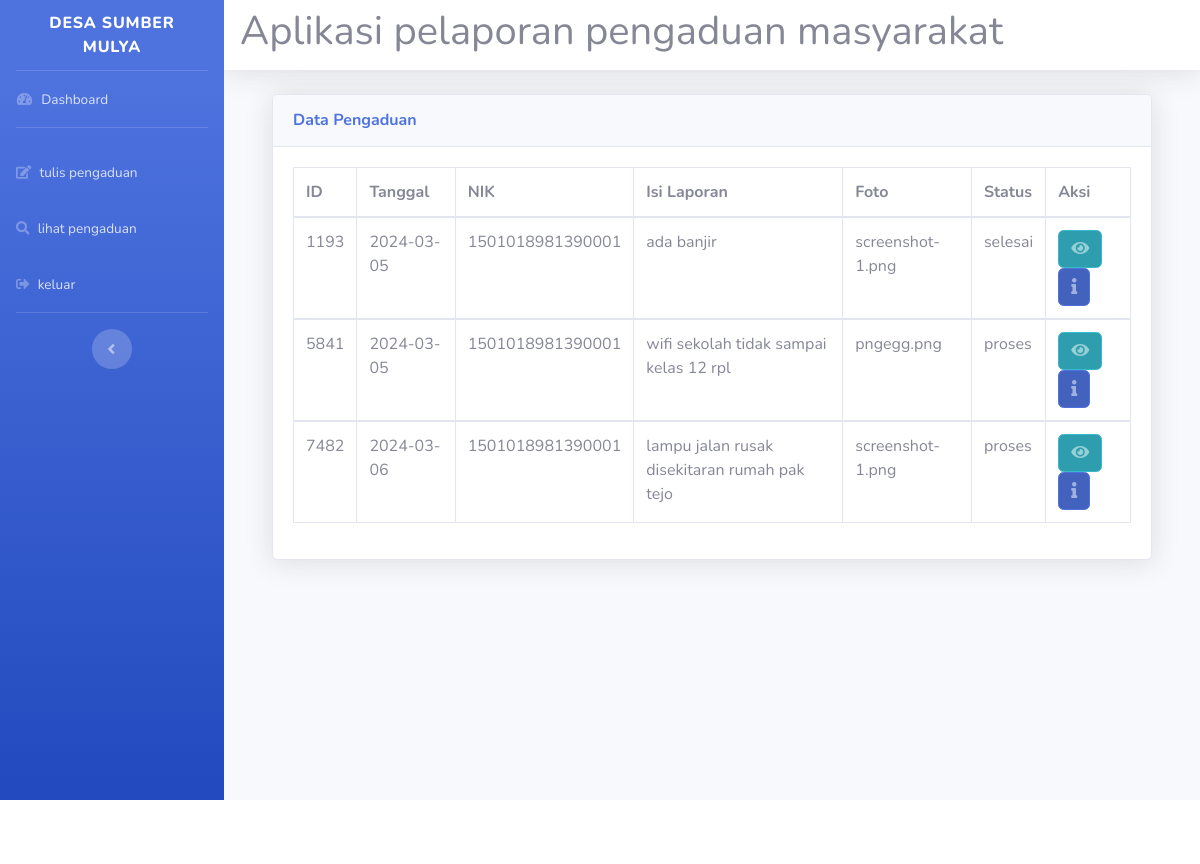
/masyarakat.php?url=lihat_pengaduan (signed in), run on the app's committed database.
### tables this page shows
CREATE TABLE `pengaduan` (
  `id_pengaduan` int(11) NOT NULL,
  `tgl_pengaduan` date NOT NULL,
  `nik` char(16) NOT NULL,
  `isi_laporan` text NOT NULL,
  `foto` varchar(255) NOT NULL,
  `status` enum('0','proses','selesai') NOT NULL
);

### lihat_pengaduan.php (the view, shortened to what this page needs)
<!DOCTYPE html>
<html lang="en">
<head>
  <link href="vendor/fontawesome-free/css/all.min.css" rel="stylesheet" type="text/css">
  <link href="css/sb-admin-2.min.css" rel="stylesheet">
  <link href="vendor/datatables/dataTables.bootstrap4.min.css" rel="stylesheet">
</head>
        <div class="container-fluid">
          <div class="card shadow mb-4">
            <div class="card-header py-3">
              <h6 class="m-0 font-weight-bold text-primary">Data Pengaduan</h6>
            </div>
            <div class="card-body">
              <div class="table-responsive">
                <table class="table table-bordered" id="dataTable" width="100%" cellspacing="0">
                  <thead>
                    <tr>
                      <th>ID</th>
                      <th>Tanggal</th>
                      <th>NIK</th>
                      <th>Isi Laporan</th>
                      <th>Foto</th>
                      <th>Status</th>
                      <th>Aksi</th>
                    </tr>
                  </thead>
                  <?php
                    $sql=mysql_query("Select * from pengaduan where nik='$_SESSION[nik]'");
                    while ($data=mysql_fetch_array($sql)) {
                      ?>
                  <tbody>
                    <tr>
                      <td><?php echo $data['id_pengaduan']; ?></td>
                      <td><?php echo $data['tgl_pengaduan']; ?></td>
                      <td><?php echo $data['nik']; ?></td>
                      <td><?php echo $data['isi_laporan']; ?></td>
                      <td><?php echo $data['foto']; ?></td>
                      <td><?php echo $data['status']; ?></td>
                      <td>
                      <a href="?url=detail_pengaduan&id=<?php echo $data['id_pengaduan']; ?>" class="btn btn-info btn-icon-split">
                          <span class="icon text-white-50">
                            <i class="fas fa-eye"></i>
                          </span>
                      </a>
                      <a href="?url=lihat_tanggapan&id=<?php echo $data['id_pengaduan']; ?>" class="btn btn-primary btn-icon-split">
                       <span class="icon text-white-50">
                         <i class="fas fa-info"></i>
                       </span>
                     </a>
                     </td>
                    </tr>
                  </tbody>
                <?php } ?>
                </table>
              </div>
            </div>
          </div>
        </div>
      </div>
    </div>
  </div>
</body>
</html>

### data on the page
pengaduan: id_pengaduan "1193", tgl_pengaduan "2024-03-05", nik "1501018981390001", isi_laporan "ada banjir", foto "screenshot-1.png", status "selesai"
pengaduan: id_pengaduan "5841", tgl_pengaduan "2024-03-05", nik "1501018981390001", isi_laporan "wifi sekolah tidak sampai kelas 12 rpl", foto "pngegg.png", status "proses"
pengaduan: id_pengaduan "7482", tgl_pengaduan "2024-03-06", nik "1501018981390001", isi_laporan "lampu jalan rusak disekitaran rumah pak tejo", foto "screenshot-1.png", status "proses"
